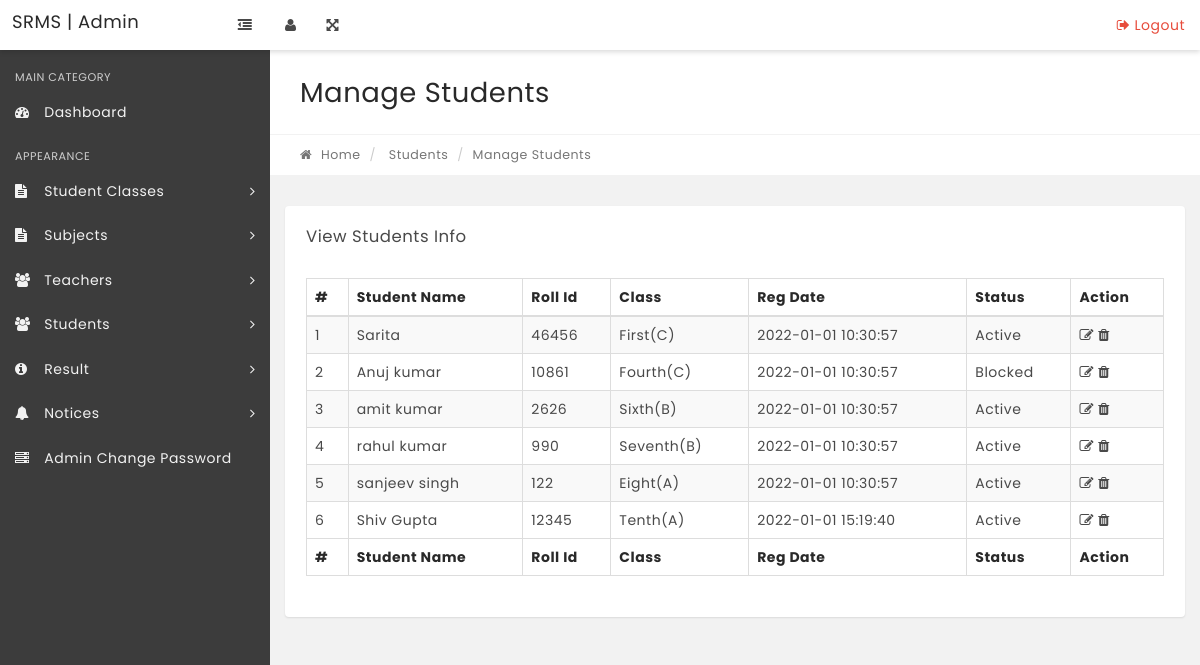
Before: /manage-students.php with the older database file.
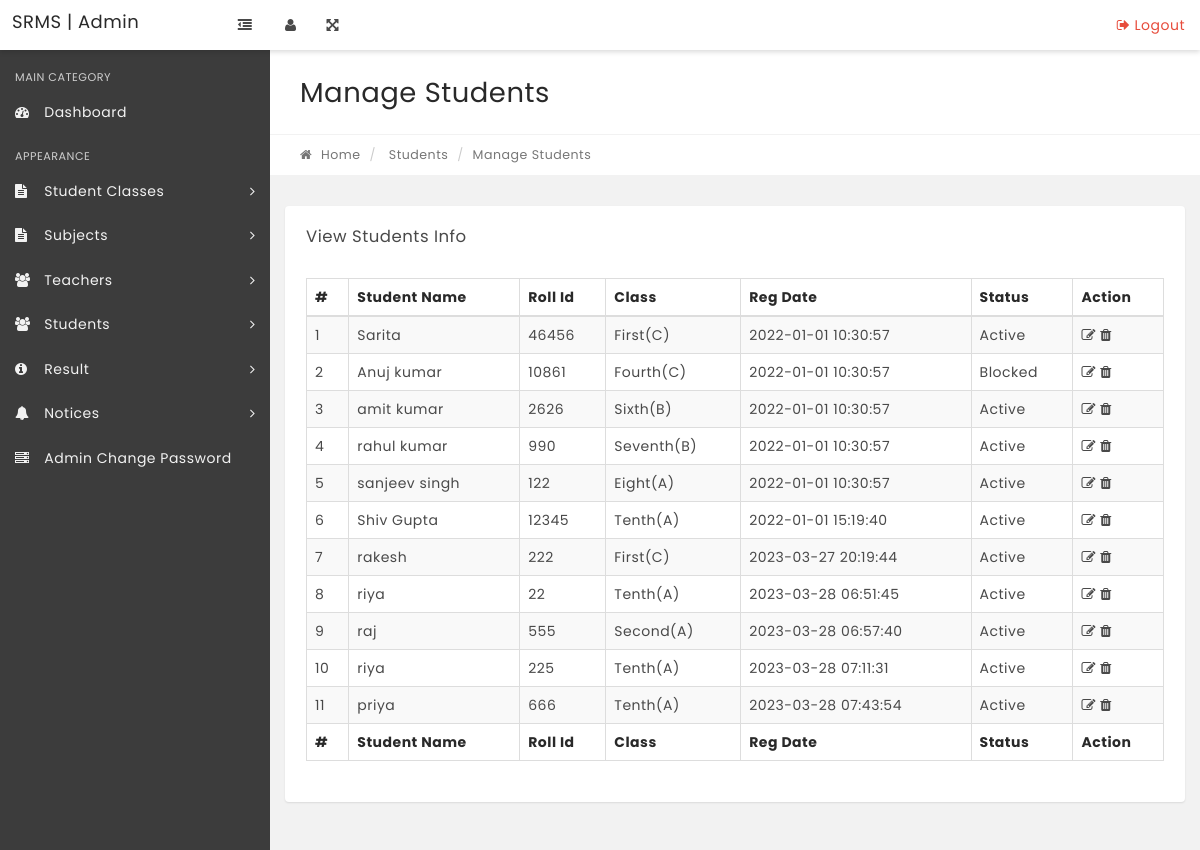
After: the same page with the newer database file.
### tables this page shows
CREATE TABLE `tblstudents` (
  `StudentId` int(11) NOT NULL,
  `StudentName` varchar(100) DEFAULT NULL,
  `RollId` varchar(100) DEFAULT NULL,
  `StudentEmail` varchar(100) DEFAULT NULL,
  `Gender` varchar(10) DEFAULT NULL,
  `DOB` varchar(100) DEFAULT NULL,
  `ClassId` int(11) DEFAULT NULL,
  `RegDate` timestamp NULL DEFAULT current_timestamp(),
  `UpdationDate` timestamp NULL DEFAULT NULL,
  `Status` int(1) DEFAULT NULL,
  `FatherName` varchar(100) NOT NULL,
  `Contact` varchar(13) NOT NULL,
  `Address` text NOT NULL,
  `MotherName` varchar(100) NOT NULL
);

CREATE TABLE `tblclasses` (
  `id` int(11) NOT NULL,
  `ClassName` varchar(80) DEFAULT NULL,
  `ClassNameNumeric` int(4) DEFAULT NULL,
  `Section` varchar(5) DEFAULT NULL,
  `CreationDate` timestamp NULL DEFAULT current_timestamp(),
  `UpdationDate` timestamp NULL DEFAULT NULL
);

### manage-students.php (the view, shortened to what this page needs)
<?php
include('includes/config.php');
if(strlen($_SESSION['alogin'])=="")
    {
    header("Location: index.php");
    }
    else{
?>
<!DOCTYPE html>
<html lang="en">
    <head>
        <link rel="stylesheet" href="css/bootstrap.min.css" media="screen" >
        <link rel="stylesheet" href="css/font-awesome.min.css" media="screen" >
        <link rel="stylesheet" href="css/animate-css/animate.min.css" media="screen" >
        <link rel="stylesheet" href="css/lobipanel/lobipanel.min.css" media="screen" >
        <link rel="stylesheet" href="css/prism/prism.css" media="screen" >
        <link rel="stylesheet" type="text/css" href="js/DataTables/datatables.min.css"/>
        <link rel="stylesheet" href="css/main.css" media="screen" >
    </head>
    <body class="top-navbar-fixed">
        <div class="main-wrapper">
   <?php include('includes/topbar.php');?>
            <div class="content-wrapper">
                <div class="content-container">
<?php include('includes/leftbar.php');?>
                    <div class="main-page">
                        <div class="container-fluid">
                            <div class="row page-title-div">
                                <div class="col-md-6">
                                    <h2 class="title">Manage Students</h2>
                                </div>
                            </div>
                            <div class="row breadcrumb-div">
                                <div class="col-md-6">
                                    <ul class="breadcrumb">
            							<li><a href="dashboard.php"><i class="fa fa-home"></i> Home</a></li>
                                        <li> Students</li>
            							<li class="active">Manage Students</li>
            						</ul>
                                </div>
                            </div>
                        </div>
                        <section class="section">
                            <div class="container-fluid">
                                <div class="row">
                                    <div class="col-md-12">
                                        <div class="panel">
                                            <div class="panel-heading">
                                                <div class="panel-title">
                                                    <h5>View Students Info</h5>
                                                </div>
                                            </div>
                                            <div class="panel-body p-20">
                                                <table id="example" class="display table table-striped table-bordered" cellspacing="0" width="100%">
                                                    <thead>
                                                        <tr>
                                                            <th>#</th>
                                                            <th>Student Name</th>
                                                            <th>Roll Id</th>
                                                            <th>Class</th>
                                                            <th>Reg Date</th>
                                                            <th>Status</th>
                                                            <th>Action</th>
                                                        </tr>
                                                    </thead>
                                                    <tfoot>
                                                        <tr>
                                                          <th>#</th>
                                                            <th>Student Name</th>
                                                            <th>Roll Id</th>
                                                            <th>Class</th>
                                                            <th>Reg Date</th>
                                                            <th>Status</th>
                                                            <th>Action</th>
                                                        </tr>
                                                    </tfoot>
                                                    <tbody>
<?php $sql = "SELECT tblstudents.StudentName,tblstudents.RollId,tblstudents.RegDate,tblstudents.StudentId,tblstudents.Status,tblclasses.ClassName,tblclasses.Section from tblstudents join tblclasses on tblclasses.id=tblstudents.ClassId";
$query = $dbh->prepare($sql);
$query->execute();
$results=$query->fetchAll(PDO::FETCH_OBJ);
$cnt=1;
if($query->rowCount() > 0)
{
foreach($results as $result)
{   ?>
<tr>
 <td><?php echo htmlentities($cnt);?></td>
                                                            <td><?php echo htmlentities($result->StudentName);?></td>
                                                            <td><?php echo htmlentities($result->RollId);?></td>
                                                            <td><?php echo htmlentities($result->ClassName);?>(<?php echo htmlentities($result->Section);?>)</td>
                                                            <td><?php echo htmlentities($result->RegDate);?></td>
                                                             <td><?php if($result->Status==1){
echo htmlentities('Active');
}
else{
   echo htmlentities('Blocked');
}
                                                                ?></td>
<td>
<a href="edit-student.php?stid=<?php echo htmlentities($result->StudentId);?>"><i class="fa fa-edit" title="Edit Record"></i> </a>
<a href="javascript::void" onclick="return confirmDelete('<?php echo $result->StudentName ?>', '<?php echo $result->StudentId ?>')"><i class="fa fa-trash" title="Delete Record"></i> </a>
</td>
</tr>
<?php $cnt=$cnt+1;}} ?>
                                                    </tbody>
                                                </table>
                                            </div>
                                        </div>
                                    </div>
                                                </div>
                                            </div>
                                        </div>
                                    </div>
                                </div>
                            </div>
    </body>
</html>
<?php } ?>

### includes/topbar.php (shortened to what this page needs)
<nav class="navbar top-navbar bg-white box-shadow">
          	<div class="container-fluid">
                  <div class="row">
                      <div class="navbar-header no-padding">
              			<a class="navbar-brand" href="dashboard.php">
              			    SRMS | Admin
              			</a>
                          <span class="small-nav-handle hidden-sm hidden-xs"><i class="fa fa-outdent"></i></span>
              		</div>
              		<div class="collapse navbar-collapse" id="navbar-collapse-1">
              			<ul class="nav navbar-nav" data-dropdown-in="fadeIn" data-dropdown-out="fadeOut">
                              <li class="hidden-sm hidden-xs"><a href="#" class="user-info-handle"><i class="fa fa-user"></i></a></li>
                              <li class="hidden-sm hidden-xs"><a href="#" class="full-screen-handle"><i class="fa fa-arrows-alt"></i></a></li>
              			</ul>
              			<ul class="nav navbar-nav navbar-right" data-dropdown-in="fadeIn" data-dropdown-out="fadeOut">
              				    <li><a href="logout.php" class="color-danger text-center"><i class="fa fa-sign-out"></i> Logout</a></li>
              			</ul>
              		</div>
                  </div>
          	</div>
          </nav>

### includes/leftbar.php (shortened to what this page needs)
<div class="left-sidebar bg-black-300 box-shadow ">
    <div class="sidebar-content">
        <div class="user-info closed">
        </div>
        <div class="sidebar-nav">
            <ul class="side-nav color-gray">
                <li class="nav-header">
                    <span class="">Main Category</span>
                </li>
                <li>
                    <a href="dashboard.php"><i class="fa fa-dashboard"></i> <span>Dashboard</span> </a>
                </li>
                <li class="nav-header">
                    <span class="">Appearance</span>
                </li>
                <li class="has-children">
                    <a href="#"><i class="fa fa-file-text"></i> <span>Student Classes</span> <i
                            class="fa fa-angle-right arrow"></i></a>
                </li>
                <li class="has-children">
                    <a href="#"><i class="fa fa-file-text"></i> <span>Subjects</span> <i
                            class="fa fa-angle-right arrow"></i></a>
                </li>
            </ul>
            <li class="has-children">
                <a href="#"><i class="fa fa-users"></i> <span>Teachers</span> <i
                        class="fa fa-angle-right arrow"></i></a>
            </li>
            <li class="has-children">
                <a href="#"><i class="fa fa-users"></i> <span>Students</span> <i
                        class="fa fa-angle-right arrow"></i></a>
            </li>
            <li class="has-children">
                <a href="#"><i class="fa fa-info-circle"></i> <span>Result</span> <i
                        class="fa fa-angle-right arrow"></i></a>
            </li>
            <li class="has-children">
                <a href="#"><i class="fa fa-bell"></i> <span>Notices</span> <i class="fa fa-angle-right arrow"></i></a>
            </li>
            <li><a href="change-password.php"><i class="fa fa fa-server"></i> <span> Admin Change Password</span></a>
            </li>
        </div>
    </div>
</div>

Changed rows visible on the page:
added tblstudents: StudentName "rakesh", RollId "222", ClassId.ClassName "First", ClassId.Section "C", RegDate "2023-03-27 20:19:44"
added tblstudents: StudentName "riya", RollId "22", ClassId.ClassName "Tenth", ClassId.Section "A", RegDate "2023-03-28 06:51:45"
added tblstudents: StudentName "raj", RollId "555", ClassId.ClassName "Second", ClassId.Section "A", RegDate "2023-03-28 06:57:40"
added tblstudents: StudentName "riya", RollId "225", ClassId.ClassName "Tenth", ClassId.Section "A", RegDate "2023-03-28 07:11:31"
added tblstudents: StudentName "priya", RollId "666", ClassId.ClassName "Tenth", ClassId.Section "A", RegDate "2023-03-28 07:43:54"
